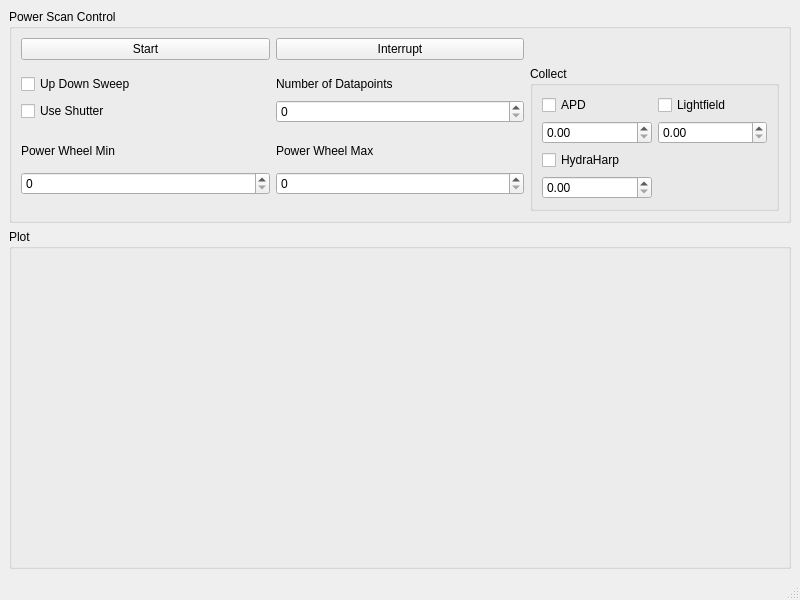
<?xml version="1.0" encoding="UTF-8"?>
<ui version="4.0">
 <class>PowerMeterOptmizerWindow</class>
 <widget class="QMainWindow" name="PowerMeterOptmizerWindow">
  <property name="geometry">
   <rect>
    <x>0</x>
    <y>0</y>
    <width>800</width>
    <height>600</height>
   </rect>
  </property>
  <property name="windowTitle">
   <string>Power Scan</string>
  </property>
  <widget class="QWidget" name="centralwidget">
   <layout class="QVBoxLayout" name="verticalLayout" stretch="0,1">
    <item>
     <widget class="QGroupBox" name="control_groupBox">
      <property name="title">
       <string>Power Scan Control</string>
      </property>
      <layout class="QGridLayout" name="gridLayout">
       <item row="1" column="2" rowspan="10">
        <widget class="QGroupBox" name="collect_groupBox">
         <property name="title">
          <string>Collect</string>
         </property>
         <layout class="QGridLayout" name="gridLayout_2">
          <item row="1" column="0">
           <widget class="QDoubleSpinBox" name="apd_int_time_doubleSpinBox"/>
          </item>
          <item row="0" column="1">
           <widget class="QCheckBox" name="collect_spectrum_checkBox">
            <property name="text">
             <string>Lightfield</string>
            </property>
           </widget>
          </item>
          <item row="3" column="0">
           <widget class="QCheckBox" name="collect_hydraharp_checkBox">
            <property name="text">
             <string>HydraHarp</string>
            </property>
           </widget>
          </item>
          <item row="1" column="1">
           <widget class="QDoubleSpinBox" name="spectrum_int_time_doubleSpinBox"/>
          </item>
          <item row="0" column="0">
           <widget class="QCheckBox" name="collect_apd_checkBox">
            <property name="text">
             <string>APD</string>
            </property>
           </widget>
          </item>
          <item row="4" column="0">
           <widget class="QDoubleSpinBox" name="hydraharp_tacq_doubleSpinBox"/>
          </item>
         </layout>
        </widget>
       </item>
       <item row="0" column="1">
        <widget class="QPushButton" name="interrupt_pushButton">
         <property name="text">
          <string>Interrupt</string>
         </property>
        </widget>
       </item>
       <item row="2" column="0">
        <widget class="QCheckBox" name="updown_sweep_checkBox">
         <property name="text">
          <string>Up Down Sweep</string>
         </property>
        </widget>
       </item>
       <item row="0" column="0">
        <widget class="QPushButton" name="start_pushButton">
         <property name="text">
          <string>Start</string>
         </property>
        </widget>
       </item>
       <item row="3" column="0">
        <widget class="QCheckBox" name="use_shutter_checkBox">
         <property name="text">
          <string>Use Shutter</string>
         </property>
        </widget>
       </item>
       <item row="2" column="1">
        <widget class="QLabel" name="label_3">
         <property name="text">
          <string>Number of Datapoints</string>
         </property>
        </widget>
       </item>
       <item row="3" column="1">
        <widget class="QDoubleSpinBox" name="num_datapoints_doubleSpinBox">
         <property name="decimals">
          <number>0</number>
         </property>
        </widget>
       </item>
       <item row="6" column="1">
        <widget class="QLabel" name="label_2">
         <property name="text">
          <string>Power Wheel Max</string>
         </property>
        </widget>
       </item>
       <item row="8" column="1">
        <widget class="QDoubleSpinBox" name="powerwheel_max_doubleSpinBox">
         <property name="decimals">
          <number>0</number>
         </property>
        </widget>
       </item>
       <item row="6" column="0">
        <widget class="QLabel" name="label">
         <property name="text">
          <string>Power Wheel Min</string>
         </property>
        </widget>
       </item>
       <item row="8" column="0">
        <widget class="QDoubleSpinBox" name="powerwheel_min_doubleSpinBox">
         <property name="decimals">
          <number>0</number>
         </property>
        </widget>
       </item>
      </layout>
     </widget>
    </item>
    <item>
     <widget class="QGroupBox" name="plot_groupBox">
      <property name="title">
       <string>Plot</string>
      </property>
      <layout class="QVBoxLayout" name="verticalLayout_2"/>
     </widget>
    </item>
   </layout>
  </widget>
  <widget class="QMenuBar" name="menubar">
   <property name="geometry">
    <rect>
     <x>0</x>
     <y>0</y>
     <width>800</width>
     <height>21</height>
    </rect>
   </property>
  </widget>
  <widget class="QStatusBar" name="statusbar"/>
 </widget>
 <resources/>
 <connections/>
</ui>
